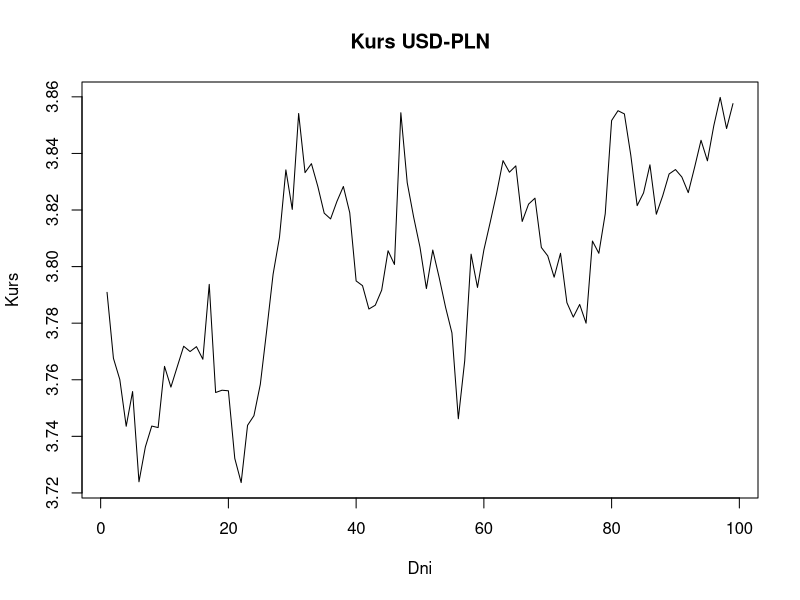
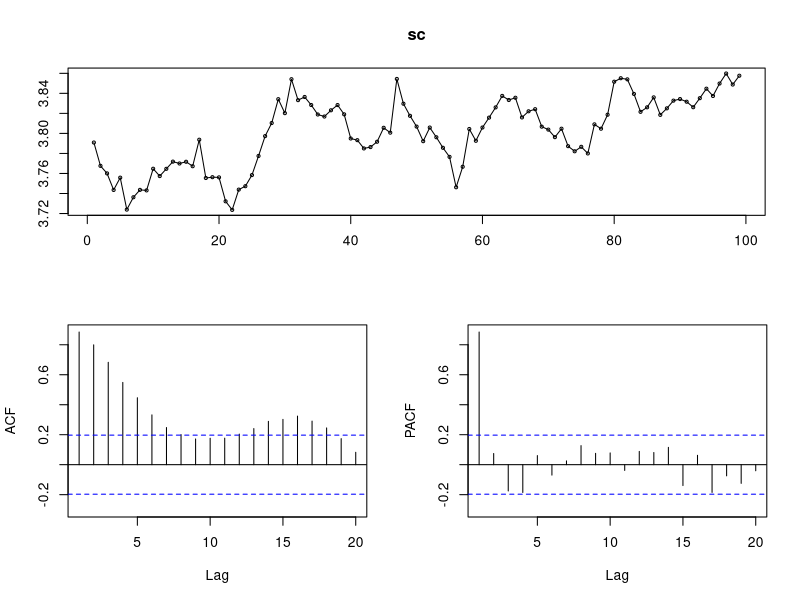
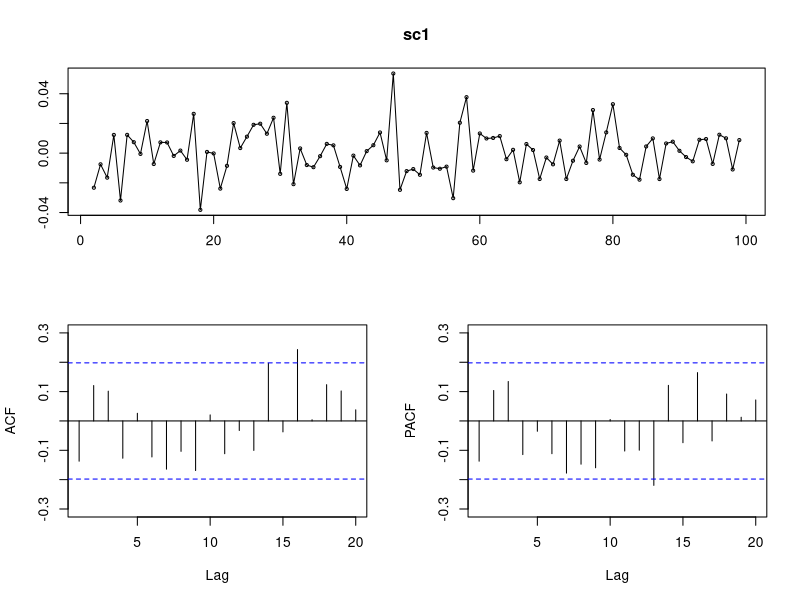
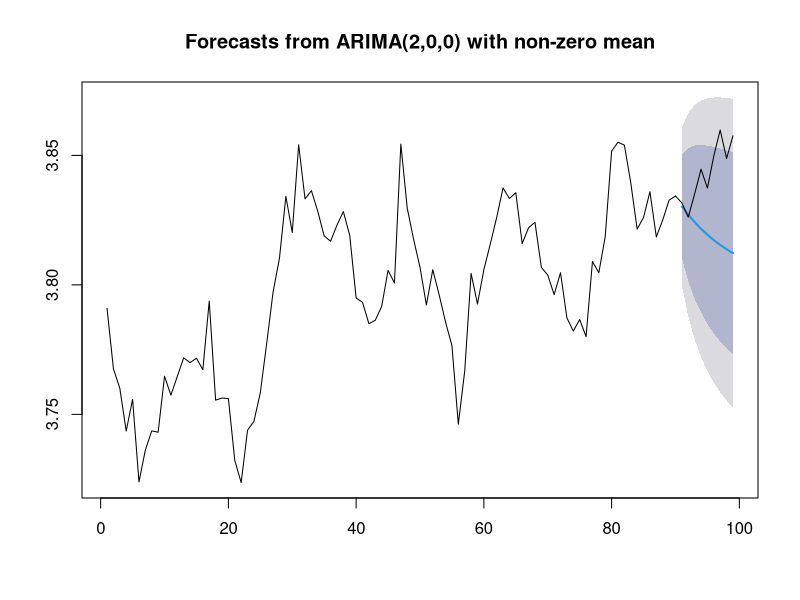
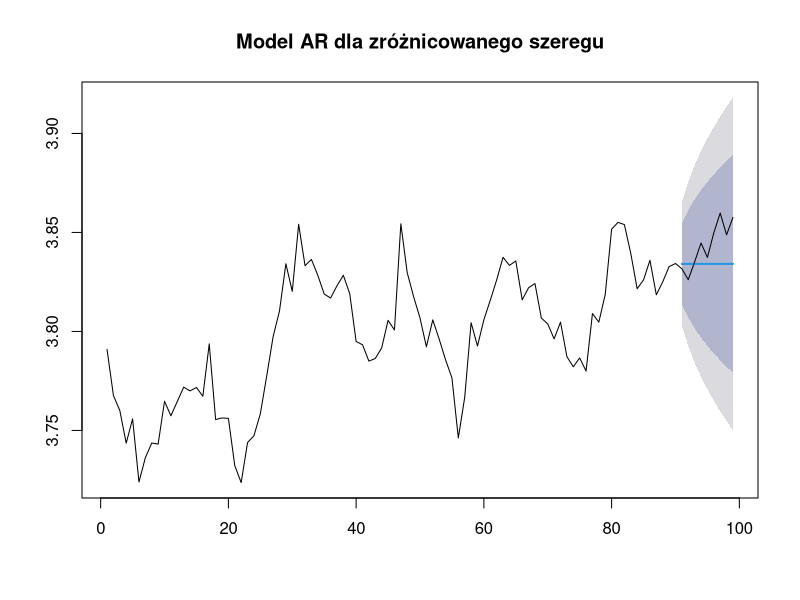
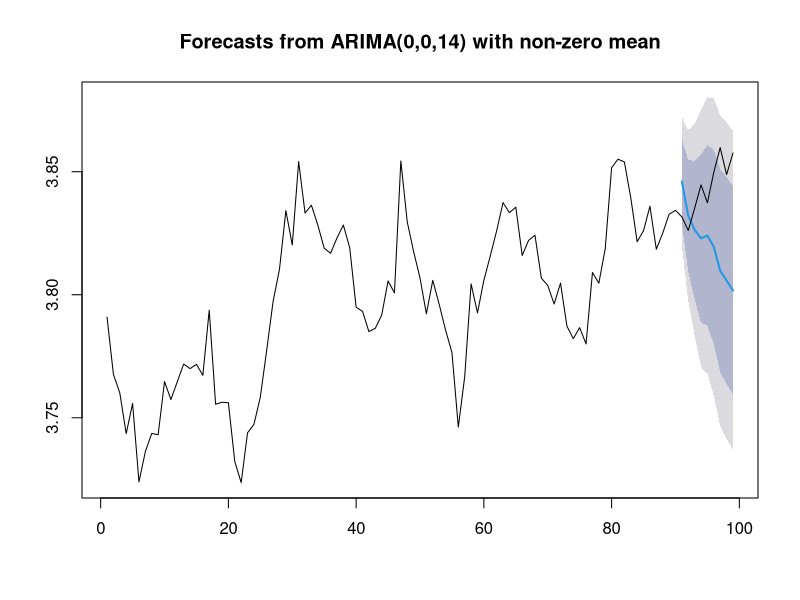
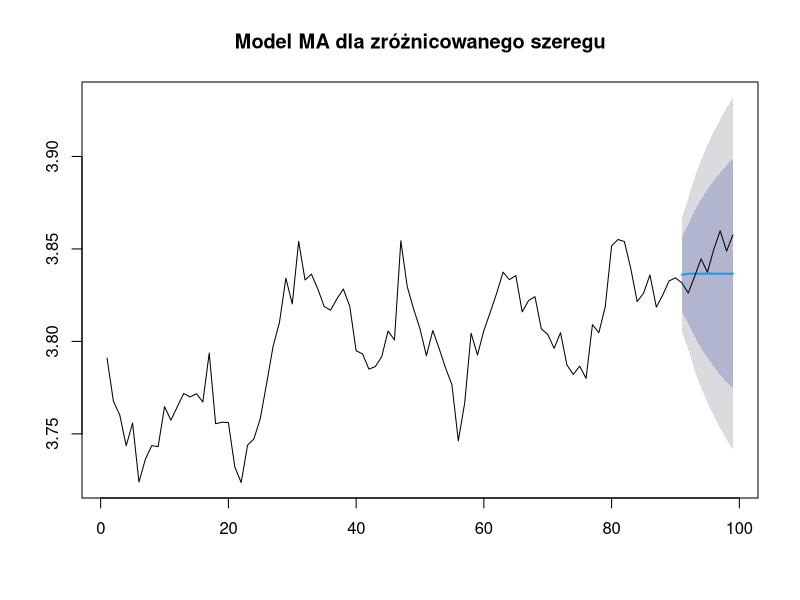
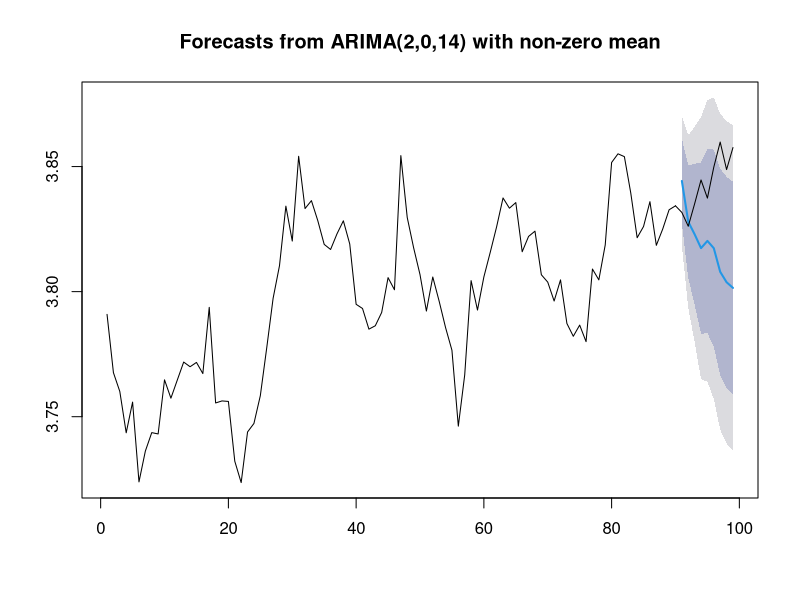

These figures' R source, in order:
## ---- chunk 1
library(tseries)
library(forecast)
library(dplyr)
library(zoo)
library(stats)

## ---- chunk 2
dane = read.csv2("usdpln_d.csv",header = FALSE, dec = ".")
## ---- chunk 3
sc <- ts(dane, frequency = 1)
head(sc)
length(sc)
## ---- chunk 4
plot(sc, main = "Kurs USD-PLN", ylab = "Kurs",xlab = "Dni")
## ---- chunk 5
tsdisplay(sc)
## ---- chunk 6

adf.test(sc, alternative = "stationary")

## ---- chunk 7
sc1<-diff(sc)
tsdisplay(sc1)
## ---- chunk 8
adf.test(sc1, alternative = "stationary")
## ---- chunk 9
p<-2
q<-14
d<-0
## ---- chunk 10
p1<-1
q1<-2
d1<-1
## ---- chunk 11
train<-window(sc, end= 90)
test<-window(sc,start=90)
## ---- chunk 12
AR<-arima(train, c(p,d,0))
summary(AR)
## ---- chunk 13
MA<-arima(train, c(0,d,q))
summary(MA)
## ---- chunk 14
ARMA<- arima(train, c(p,d,q))
summary(ARMA)
## ---- chunk 15
ARIMA<- auto.arima(train)
summary(ARIMA)
## ---- chunk 16
AR1<-arima(train, c(p1,d1,0))
summary(AR1)
## ---- chunk 17
MA1<-arima(train, c(0,d1,q1))
summary(MA1)
## ---- chunk 18
ARMA1<- arima(train, c(p1,d1,q1))
summary(ARMA1)
## ---- chunk 19
prognozaAR<-forecast(AR,h=length(test)-1)
plot(prognozaAR,type="l")
lines(test)

## ---- chunk 20
prognozaAR1<-forecast(AR1,h=length(test)-1)
plot(prognozaAR1,type="l", main = "Model AR dla zróżnicowanego szeregu")
lines(test)
## ---- chunk 21
prognozaMA<-forecast(MA,h=length(test)-1)
plot(prognozaMA,type="l")
lines(test)
## ---- chunk 22
prognozaMA1<-forecast(MA1,h=length(test)-1)
plot(prognozaMA1,type="l", main="Model MA dla zróżnicowanego szeregu")
lines(test)
## ---- chunk 23
prognozaARMA<-forecast(ARMA,h=length(test)-1)
plot(prognozaARMA,type="l")
lines(test)
## ---- chunk 24
prognozaARMA1<-forecast(ARMA1,h=length(test)-1)
plot(prognozaMA1,type="l", main="Model ARMA dla zróżnicowanego szeregu")
lines(test)
## ---- chunk 25
prognozaARIMA<-forecast(ARIMA,h=length(test)-1)
plot(prognozaARIMA,type="l")
lines(test)
## ---- chunk 26
m1<-mean( (prognozaAR$mean - test)^2, na.rm = TRUE)
m2<-mean( (prognozaMA$mean - test)^2, na.rm = TRUE)
m3<-mean( (prognozaARMA$mean - test)^2, na.rm = TRUE)

m4<-mean( (prognozaARIMA$mean - test)^2, na.rm = TRUE)

m11<-mean( (prognozaAR1$mean - test)^2, na.rm = TRUE)
m12<-mean( (prognozaMA1$mean - test)^2, na.rm = TRUE)
m13<-mean( (prognozaARMA1$mean - test)^2, na.rm = TRUE)
## ---- chunk 27
min(m1,m2,m3,m4,m11,m12,m13)
## ---- chunk 28
train1<-window(sc1, end= 99)
test1<-window(sc1,start=99)
## ---- chunk 29
ARMA2<- arima(train1, c(p1,d1,q1))
summary(ARMA2)
## ---- chunk 30
prognozaARMA3<-forecast(ARMA2,h=7)
plot(prognozaARMA3,type="l", main="Predykcja na kolejne 7 dni")
## ---- chunk 31
prognozaARMA3
